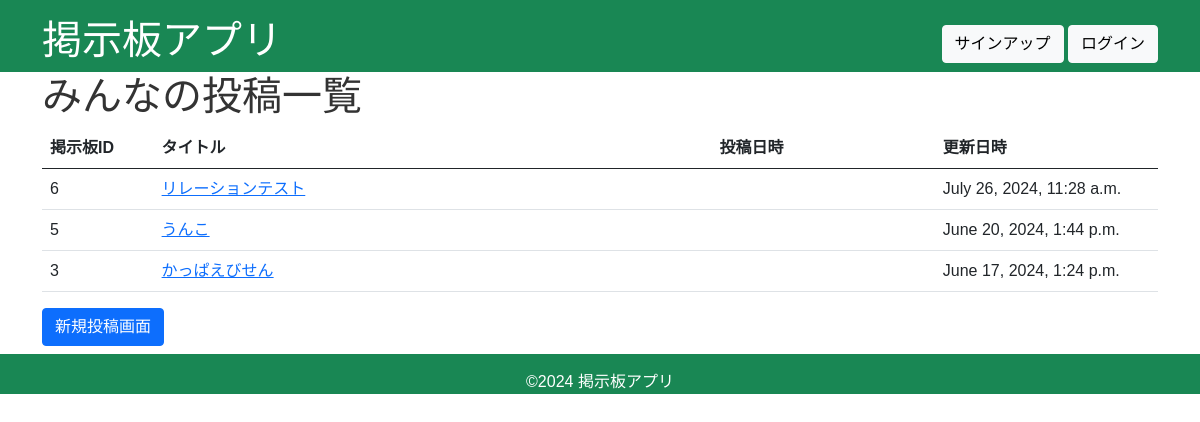
The page / on the database its author committed.
### app/models.py (models this page shows, shortened)
class Board(models.Model):
    title = models.CharField(max_length=200)
    content = models.TextField()
    user = models.ForeignKey(User, on_delete=models.CASCADE, related_name='boards', null=True)
    created_at = models.DateTimeField(auto_now_add=True)
    updated_at = models.DateTimeField(auto_now=True)

### app/views.py (the view)
# urls.py: path('', views.index, name='index'),
def index(request):
    boards = Board.objects.all().order_by('-updated_at')
    return render(request, 'index.html', {'boards': boards})

### templates/index.html (shortened to what this page needs)
{% extends 'bace.html' %}
{% block content %}
    <section>
        <h1>みんなの投稿一覧</h1>
        <table class="table">
            <colgroup>
                <col style="width: 10%;">
                <col style="width: 50%;">
                <col style="width: 20%;">
                <col style="width: 20%;">
            </colgroup>
            <thead>
                <tr>
                    <th scope="col">掲示板ID</th>
                    <th scope="col">タイトル</th>
                    <th scope="col">投稿日時</th>
                    <th scope="col">更新日時</th>
                </tr>
            </thead>
            <tbody>
                {% for board in boards %}
                <tr>
                    <td scope="col">{{board.id}}</td>
                    <td scope="col"><a href="{% url 'show' pk=board.id %}">{{board.title}}</td>
                    <td scope="col">{{board.creted_at}}</td>
                    <td scope="col">{{board.updated_at}}</td>
                </tr>
                {% endfor %}
            </tbody>
        </table>
        <a href="{% url 'new' %}" class="btn btn-primary">新規投稿画面</a>
    </section>
{% endblock %}

### static/css/styles.css (style rules this page uses)
* { padding: 0; margin: 0; box-sizing: border-box; text-decoration: none; color: inherit; list-style-position: inside; }
body { font-size: 16px; color: #333333; font-family: "Hiragino Kaku Gothic ProN", sans-serif ; }

### rows shown on the page
Board: id "6", title "リレーションテスト", updated_at "July 26, 2024, 11:28 a.m."
Board: id "5", title "うんこ", updated_at "June 20, 2024, 1:44 p.m."
Board: id "3", title "かっぱえびせん", updated_at "June 17, 2024, 1:24 p.m."
